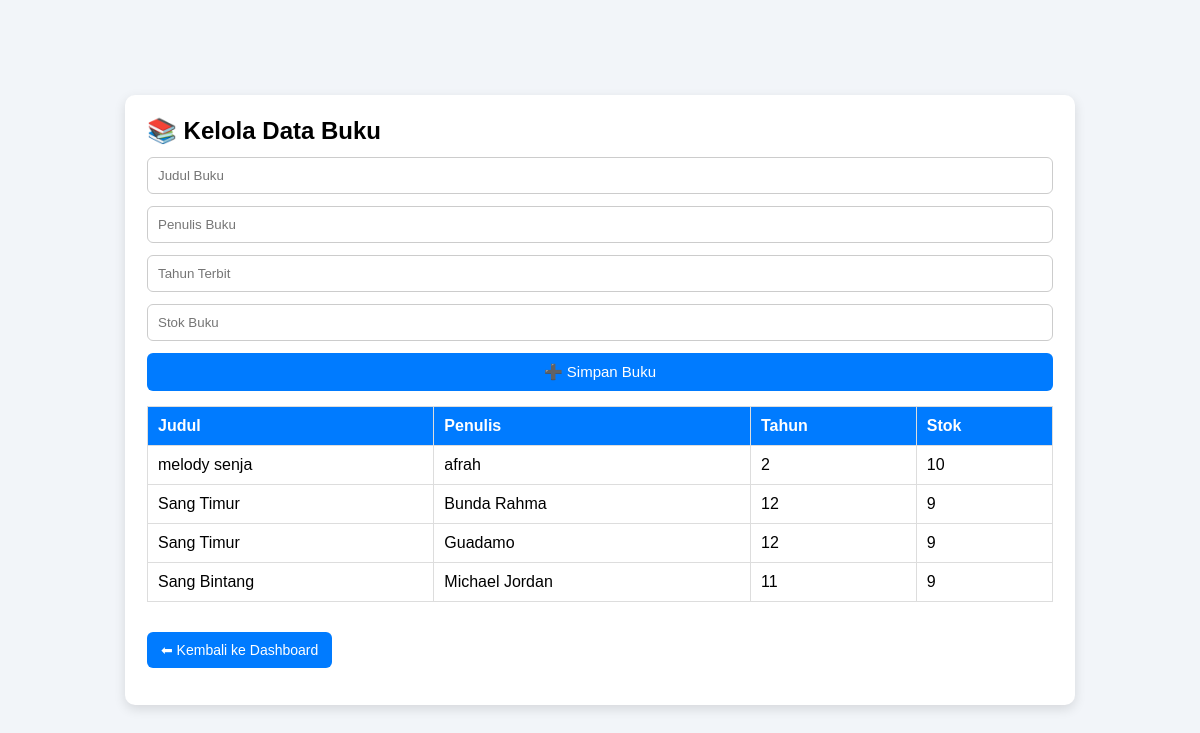
The app's page /perpustakaan/admin/buku.php (signed in) with its own data.
### tables this page shows
CREATE TABLE `buku` (
  `id` int NOT NULL,
  `judul` varchar(150) DEFAULT NULL,
  `penulis` varchar(100) DEFAULT NULL,
  `tahun` int DEFAULT NULL,
  `stok` int DEFAULT NULL
);

### perpustakaan/admin/buku.php (the view, shortened to what this page needs)
<?php
include "../config/koneksi.php";
?>
<!DOCTYPE html>
<html>
<head>
<link rel="stylesheet" href="../assets/style.css">
</head>
<body>
<div class="container">
    <div class="dashboard-card">
        <h2>📚 Kelola Data Buku</h2>
        <form method="POST">
            <input name="judul" placeholder="Judul Buku" required>
            <input name="penulis" placeholder="Penulis Buku" required>
            <input name="tahun" placeholder="Tahun Terbit" required>
            <input name="stok" placeholder="Stok Buku" required>
            <button name="simpan">➕ Simpan Buku</button>
        </form>
        <table>
            <tr>
                <th>Judul</th>
                <th>Penulis</th>
                <th>Tahun</th>
                <th>Stok</th>
            </tr>
            <?php
            $data = mysqli_query($conn, "SELECT * FROM buku ORDER BY id DESC");
            while ($b = mysqli_fetch_assoc($data)) {
                echo "<tr>
                <td>$b[judul]</td>
                <td>$b[penulis]</td>
                <td>$b[tahun]</td>
                <td>$b[stok]</td>
                </tr>";
            }
            ?>
        </table>
        <div class="nav" style="margin-top:15px;">
            <a href="dashboard.php">⬅ Kembali ke Dashboard</a>
        </div>
    </div>
</div>
</body>
</html>

### perpustakaan/assets/style.css (style rules this page uses)
* { margin: 0; padding: 0; box-sizing: border-box; font-family: Arial, sans-serif; }
body { background: #3bb3d1; height: 100vh; display: flex; justify-content: center; align-items: center; }
form input, form select { width: 100%; padding: 10px; margin-bottom: 12px; border: 1px solid #ccc; border-radius: 6px; outline: none; }
button { width: 100%; padding: 10px; background: #007bff; border: none; border-radius: 6px; color: white; font-size: 15px; cursor: pointer; }
a { display: block; margin-top: 15px; text-decoration: none; color: #007bff; }
body { background: #f2f5f9; min-height: 100vh; padding: 20px; }
.container { max-width: 950px; margin: auto; }
.dashboard-card { background: #fff; padding: 22px; border-radius: 10px; box-shadow: 0px 4px 12px rgba(0,0,0,0.12); }
h2 { margin-bottom: 10px; }
.nav { margin: 15px 0; display: flex; gap: 10px; flex-wrap: wrap; }
.nav a { text-decoration: none; background: #007bff; color: white; padding: 9px 14px; border-radius: 6px; font-size: 14px; }
table { width: 100%; border-collapse: collapse; margin-top: 15px; }
table th, table td { border: 1px solid #ddd; padding: 10px; text-align: left; }
table th { background: #007bff; color: white; }
.dashboard-card { background: white; padding: 22px; border-radius: 10px; box-shadow: 0px 4px 12px rgba(0,0,0,0.12); }
h2 { margin-bottom: 12px; }
.nav { margin-top: 15px; display: flex; flex-wrap: wrap; gap: 10px; }
.nav a { text-decoration: none; background: #007bff; color: white; padding: 10px 14px; border-radius: 6px; font-size: 14px; transition: 0.2s; }

### records on screen
buku: judul "melody senja", penulis "afrah", tahun "2", stok "10"
buku: judul "Sang Timur", penulis "Bunda Rahma", tahun "12", stok "9"
buku: judul "Sang Timur", penulis "Guadamo", tahun "12", stok "9"
buku: judul "Sang Bintang", penulis "Michael Jordan", tahun "11", stok "9"
